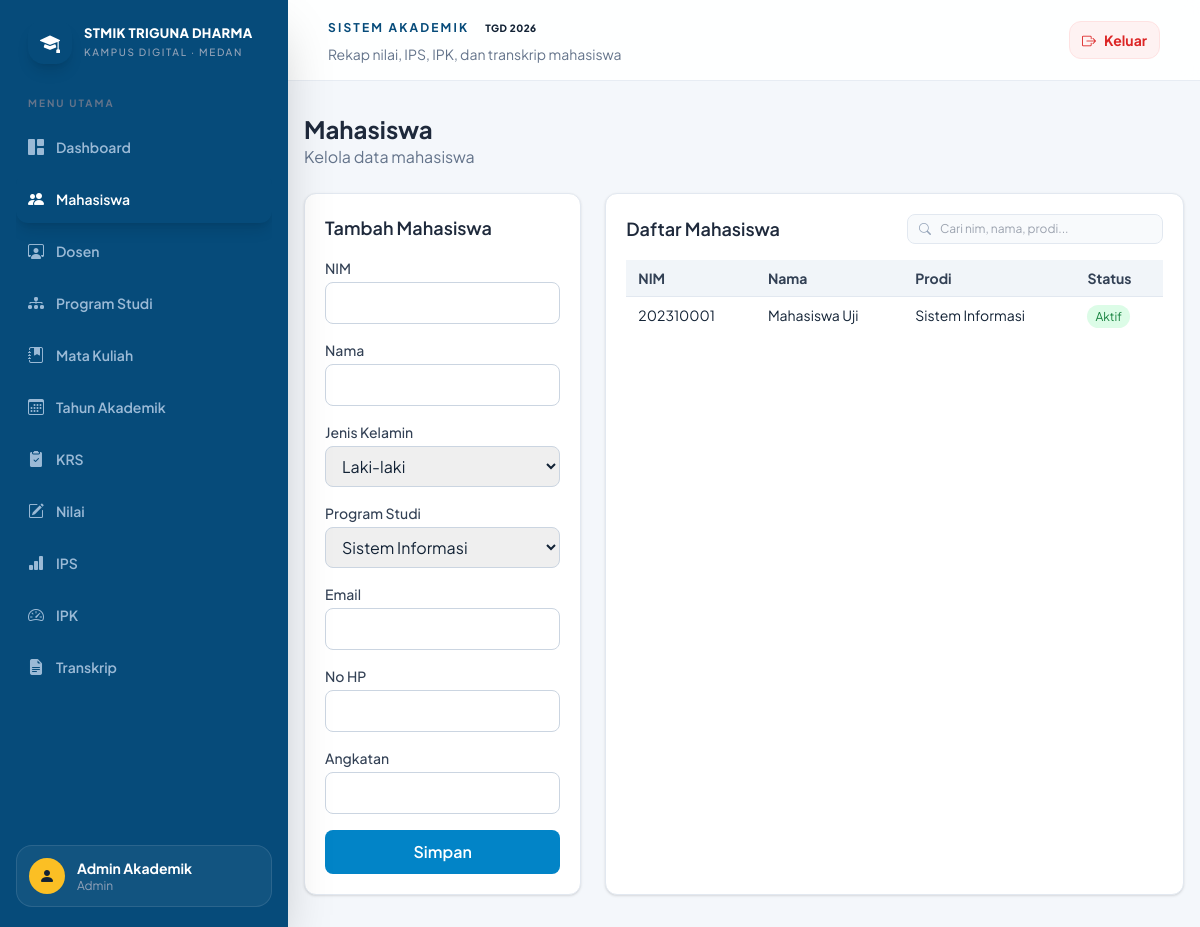
Page /admin/mahasiswa (signed in) on the committed database.
### tables this page shows
CREATE TABLE IF NOT EXISTS mahasiswa (
    id INT PRIMARY KEY AUTO_INCREMENT,
    nim VARCHAR(30) NOT NULL UNIQUE,
    nama VARCHAR(150) NOT NULL,
    jenis_kelamin ENUM('L','P') DEFAULT NULL,
    tempat_lahir VARCHAR(100) DEFAULT NULL,
    tanggal_lahir DATE DEFAULT NULL,
    alamat TEXT,
    email VARCHAR(150) DEFAULT NULL,
    no_hp VARCHAR(30) DEFAULT NULL,
    program_studi_id INT NOT NULL,
    angkatan YEAR DEFAULT NULL,
    status TINYINT(1) NOT NULL DEFAULT 1,
    user_id INT DEFAULT NULL,
    created_at TIMESTAMP DEFAULT CURRENT_TIMESTAMP,
    updated_at TIMESTAMP DEFAULT CURRENT_TIMESTAMP ON UPDATE CURRENT_TIMESTAMP,
    FOREIGN KEY (program_studi_id) REFERENCES program_studi(id),
    FOREIGN KEY (user_id) REFERENCES users(id)
);

CREATE TABLE IF NOT EXISTS program_studi (
    id INT PRIMARY KEY AUTO_INCREMENT,
    kode_prodi VARCHAR(30) NOT NULL UNIQUE,
    nama_prodi VARCHAR(150) NOT NULL,
    jenjang VARCHAR(30) NOT NULL,
    status TINYINT(1) NOT NULL DEFAULT 1,
    created_at TIMESTAMP DEFAULT CURRENT_TIMESTAMP,
    updated_at TIMESTAMP DEFAULT CURRENT_TIMESTAMP ON UPDATE CURRENT_TIMESTAMP
);

### helpers/helpers.php (called while the page is built, shortened)
<?php
function view(string $template, array $data = []): void
{
    extract($data);
    $path = ROOT_PATH . '/views/' . $template . '.php';
    include $path;
}
function e(mixed $value): string
{
    return htmlspecialchars((string) $value, ENT_QUOTES, 'UTF-8');
}

### controllers/MasterDataController.php (called while the page is built, shortened)
<?php
class MasterDataController
{
    private ProgramStudiModel $programStudiModel;
    private MahasiswaModel $mahasiswaModel;
    public function __construct(PDO $pdo)
    {
        $this->programStudiModel = new ProgramStudiModel($pdo);
        $this->mahasiswaModel = new MahasiswaModel($pdo);
    }
    public function mahasiswa(): void
    {
        $items = $this->mahasiswaModel->getAll();
        $prodi = $this->programStudiModel->getAll();
        view('admin/mahasiswa', ['pageTitle' => 'Mahasiswa', 'items' => $items, 'prodi' => $prodi]);
    }
}

### public/index.php (called while the page is built, shortened)
<?php
require_once __DIR__ . '/../helpers/helpers.php';
require_once __DIR__ . '/../models/ProgramStudiModel.php';
require_once __DIR__ . '/../models/MahasiswaModel.php';
require_once __DIR__ . '/../controllers/MasterDataController.php';
$dbConfig = require __DIR__ . '/../config/database.php';
try {
    $db = new Database($dbConfig);
    $pdo = $db->getConnection();
} catch (Throwable $e) {
    http_response_code(503);
    echo '<!DOCTYPE html><html lang="id"><head><meta charset="UTF-8"><meta name="viewport" content="width=device-width, initial-scale=1.0"><title>Database Tidak Tersedia</title><script src="https://cdn.tailwindcss.com"></script></head><body class="bg-slate-100 min-h-screen flex items-center justify-center"><div class="max-w-lg rounded-xl bg-white p-8 shadow-lg text-center"><div class="mb-4 text-5xl">⚠️</div><h1 class="text-2xl font-bold text-slate-800 mb-2">Database belum aktif</h1><p class="text-slate-600 mb-4">Server MySQL Laragon belum berjalan atau koneksi belum dikonfigurasi.</p><pre class="overflow-auto rounded bg-slate-100 p-3 text-left text-xs text-slate-700">' . htmlspecialchars($e->getMessage(), ENT_QUOTES, 'UTF-8') . '</pre><p class="mt-4 text-sm text-slate-500">Lanjutkan dengan menyalakan MySQL di Laragon dan menjalankan script SQL dari folder database.</p></div></body></html>';
    exit;
}
$uri = parse_url($_SERVER['REQUEST_URI'], PHP_URL_PATH);
$routeMap = [
    '/' => ['AuthController', 'welcome'],
    '/login' => ['AuthController', 'login'],
    '/register' => ['AuthController', 'register'],
    '/register/dosen' => ['AuthController', 'registerDosen'],
    '/logout' => ['AuthController', 'logout'],
    '/admin/dashboard' => ['AdminController', 'dashboard'],
    '/admin/dashboard/live' => ['AdminController', 'liveData'],
    '/admin/program-studi' => ['MasterDataController', 'programStudi'],
    '/admin/mahasiswa' => ['MasterDataController', 'mahasiswa'],
    '/admin/dosen' => ['MasterDataController', 'dosen'],
    '/admin/mata-kuliah' => ['MasterDataController', 'mataKuliah'],
    '/admin/tahun-akademik' => ['MasterDataController', 'tahunAkademik'],
    '/admin/krs' => ['KrsController', 'index'],
    '/admin/krs/create' => ['KrsController', 'create'],
    '/admin/krs/delete' => ['KrsController', 'delete'],
    '/admin/nilai' => ['NilaiController', 'index'],
    '/admin/ips' => ['PerhitunganController', 'ips'],
    '/admin/ipk' => ['PerhitunganController', 'ipk'],
    '/admin/transkrip' => ['PerhitunganController', 'transkrip'],
    '/dosen/dashboard' => ['DosenController', 'dashboard'],
    '/dosen/dashboard/live' => ['DosenController', 'liveData'],
    '/mahasiswa/dashboard' => ['MahasiswaController', 'dashboard'],
    '/mahasiswa/dashboard/live' => ['MahasiswaController', 'liveData'],
    '/mahasiswa/krs' => ['KrsController', 'mandiri'],
];
$action = $routeMap[$uri] ?? null;
[$controllerName, $method] = $action;
if (in_array($controllerName, ['AdminController', 'MasterDataController', 'KrsController', 'NilaiController', 'PerhitunganController', 'DosenController', 'MahasiswaController'], true)) {
    $controller = new $controllerName($pdo);
} elseif ($controllerName === 'AuthController') {
    $controller = new $controllerName(new UserModel($pdo), $pdo);
} else {
    $controller = new $controllerName();
}
$controller->$method();

### models/ProgramStudiModel.php (called while the page is built, shortened)
<?php
class ProgramStudiModel
{
    private PDO $pdo;
    public function __construct(PDO $pdo)
    {
        $this->pdo = $pdo;
    }
    public function getAll(): array
    {
        $sql = 'SELECT * FROM program_studi ORDER BY nama_prodi ASC';
        $stmt = $this->pdo->query($sql);
        return $stmt->fetchAll();
    }
}

### models/MahasiswaModel.php (called while the page is built, shortened)
<?php
class MahasiswaModel
{
    private PDO $pdo;
    public function __construct(PDO $pdo)
    {
        $this->pdo = $pdo;
    }
    public function getAll(): array
    {
        $sql = 'SELECT m.*, p.nama_prodi, p.kode_prodi
                FROM mahasiswa m
                LEFT JOIN program_studi p ON p.id = m.program_studi_id
                ORDER BY m.nama ASC';
        $stmt = $this->pdo->query($sql);
        return $stmt->fetchAll();
    }
}

### views/admin/mahasiswa.php (the view, shortened to what this page needs)
<?php require __DIR__ . '/../layouts/header.php'; ?>
<div class="max-w-7xl mx-auto px-4 py-8">
    <div class="mb-6">
        <h1 class="text-2xl font-bold text-slate-800">Mahasiswa</h1>
        <p class="text-slate-500">Kelola data mahasiswa</p>
    </div>
    <div class="grid grid-cols-1 lg:grid-cols-3 gap-6">
        <div class="lg:col-span-1 rounded-xl bg-white p-5 shadow border border-slate-200">
            <h2 class="text-lg font-semibold text-slate-800 mb-4">Tambah Mahasiswa</h2>
            <form method="POST" action="<?php echo BASE_URL; ?>/admin/mahasiswa" class="space-y-4">
                <div>
                    <label class="block text-sm font-medium text-slate-700 mb-1">NIM</label>
                    <input name="nim" required class="w-full rounded-lg border border-slate-300 px-3 py-2 focus:outline-none focus:border-sky-500">
                </div>
                <div>
                    <label class="block text-sm font-medium text-slate-700 mb-1">Nama</label>
                    <input name="nama" required class="w-full rounded-lg border border-slate-300 px-3 py-2 focus:outline-none focus:border-sky-500">
                </div>
                <div>
                    <label class="block text-sm font-medium text-slate-700 mb-1">Jenis Kelamin</label>
                    <select name="jenis_kelamin" class="w-full rounded-lg border border-slate-300 px-3 py-2 focus:outline-none focus:border-sky-500">
                        <option value="L">Laki-laki</option>
                    </select>
                </div>
                <div>
                    <label class="block text-sm font-medium text-slate-700 mb-1">Program Studi</label>
                    <select name="program_studi_id" class="w-full rounded-lg border border-slate-300 px-3 py-2 focus:outline-none focus:border-sky-500">
                        <?php foreach ($prodi as $item): ?>
                            <option value="<?php echo e($item['id']); ?>"><?php echo e($item['nama_prodi']); ?></option>
                        <?php endforeach; ?>
                    </select>
                </div>
                <div>
                    <label class="block text-sm font-medium text-slate-700 mb-1">Email</label>
                    <input name="email" type="email" class="w-full rounded-lg border border-slate-300 px-3 py-2 focus:outline-none focus:border-sky-500">
                </div>
                <div>
                    <label class="block text-sm font-medium text-slate-700 mb-1">No HP</label>
                    <input name="no_hp" class="w-full rounded-lg border border-slate-300 px-3 py-2 focus:outline-none focus:border-sky-500">
                </div>
                <div>
                    <label class="block text-sm font-medium text-slate-700 mb-1">Angkatan</label>
                    <input name="angkatan" type="number" class="w-full rounded-lg border border-slate-300 px-3 py-2 focus:outline-none focus:border-sky-500">
                </div>
                <button type="submit" class="w-full rounded-lg bg-sky-600 px-4 py-2.5 text-white font-semibold hover:bg-sky-700">Simpan</button>
            </form>
        </div>
        <div class="lg:col-span-2 rounded-xl bg-white p-5 shadow border border-slate-200 overflow-hidden">
            <div class="mb-4 flex flex-col sm:flex-row sm:items-center sm:justify-between gap-3">
                <h2 class="text-lg font-semibold text-slate-800">Daftar Mahasiswa</h2>
                <div class="relative w-full sm:w-64">
                    <i class="bi bi-search absolute left-3 top-1/2 -translate-y-1/2 text-slate-400 text-xs"></i>
                    <input id="searchMhsInput" type="text" placeholder="Cari nim, nama, prodi..." class="w-full rounded-lg border border-slate-200 bg-slate-50 py-1.5 pl-8 pr-3 text-xs focus:border-sky-500 focus:bg-white focus:outline-none">
                </div>
            </div>
            <div class="overflow-x-auto">
                <table id="tableMahasiswa" class="min-w-full text-left text-sm">
                    <thead class="bg-slate-100 text-slate-700">
                        <tr>
                            <th class="px-3 py-2">NIM</th>
                            <th class="px-3 py-2">Nama</th>
                            <th class="px-3 py-2">Prodi</th>
                            <th class="px-3 py-2">Status</th>
                        </tr>
                    </thead>
                    <tbody>
                        <?php foreach ($items as $item): ?>
                            <tr class="border-t border-slate-200">
                                <td class="px-3 py-2"><?php echo e($item['nim']); ?></td>
                                <td class="px-3 py-2"><?php echo e($item['nama']); ?></td>
                                <td class="px-3 py-2"><?php echo e($item['nama_prodi'] ?? '-'); ?></td>
                                <td class="px-3 py-2">
                                    <span class="rounded-full px-2 py-1 text-xs <?php echo (int)$item['status'] === 1 ? 'bg-green-100 text-green-700' : 'bg-slate-200 text-slate-700'; ?>">
                                        <?php echo (int)$item['status'] === 1 ? 'Aktif' : 'Nonaktif'; ?>
                                    </span>
                                </td>
                            </tr>
                        <?php endforeach; ?>
                    </tbody>
                </table>
            </div>
        </div>
    </div>
</div>
<?php require __DIR__ . '/../layouts/footer.php'; ?>

### views/layouts/header.php (style rules this page uses)
:root { color-scheme: light; }
body { font-family: 'Plus Jakarta Sans', sans-serif; }

### rows in the picture
mahasiswa: nim "202310001", nama "Mahasiswa Uji", program_studi.nama_prodi "Sistem Informasi", status "Aktif"

### other values in the picture
$menu[0] "Dashboard"
$menu[0] "Mahasiswa"
$menu[0] "Dosen"
$menu[0] "Program Studi"
$menu[0] "Mata Kuliah"
$menu[0] "Tahun Akademik"
$menu[0] "KRS"
$menu[0] "Nilai"
$menu[0] "IPS"
$menu[0] "IPK"
$menu[0] "Transkrip"
$_SESSION['user']['nama'] "Admin Akademik"
$role ?: 'User' "Admin"
form field program_studi_id "Sistem Informasi"
